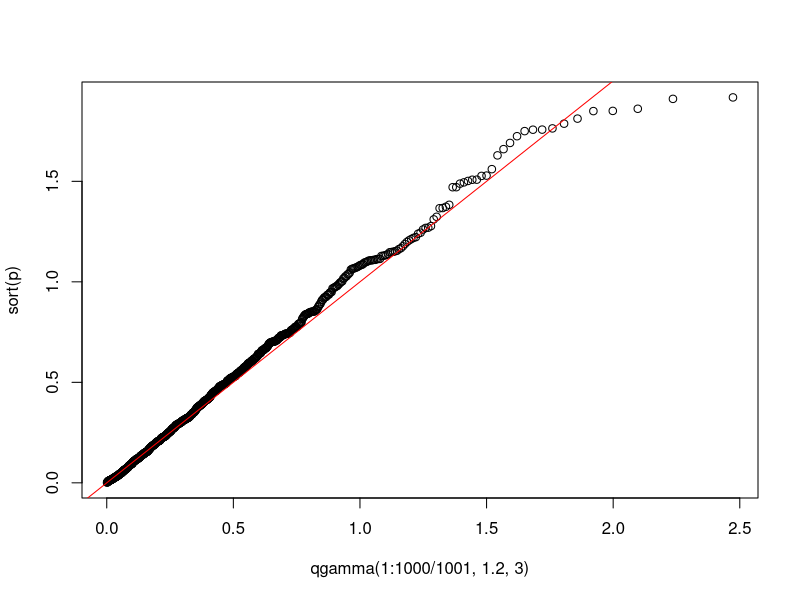

Write the R code that produced this figure.
## ---- chunk 1
knitr::opts_chunk$set(echo = TRUE)
## ---- chunk 2

setwd(getwd())
library(MASS)
data(quine)

z = sum(quine$Days)
(MLE = z/(219+z))
(Postest = (z+0.5)/(z+220))

## ---- chunk 3

# Based off a recent mathematical paper that I've forgotten the name of.
# I did not come up with this on my own - just implemented the pseudocode.
# Can probably find if required.
gamma.sim <- function() {

a <- 1.2;
d <- a - (1/3);
c <- 1/(sqrt(9*d))

h <- function(x) d*((1+c*x)^3)
g <- function(x) d*log((1+c*x)^3) - d*((1+c*x)^3) + d
h_star <- function(x) exp(-(x^2)/2)
f_star <- function(x) exp(g(x))


# if Y < f_star(X)/h_star(X) it means we have successfully sampled an X from the 
# h(x)^a-1 * e^-h(x) * h'(x) distribution
# we want Y = h(X)/3 however, so return that.

while (TRUE) {
  X <- rnorm(1)
  Y <- runif(1)
  
  if ((X > (-1/c)) && (h_star(X)*Y) < f_star(X)) {
    return (h(X)/3)
  }
}
}

set.seed(1999)
n <- 1000
p <- rep(0, n)

for (i in 1:n) {
   p[i] <- gamma.sim()
}

plot(qgamma(1:1000/1001, 1.2, 3), sort(p))
abline(0, 1, col="red")


